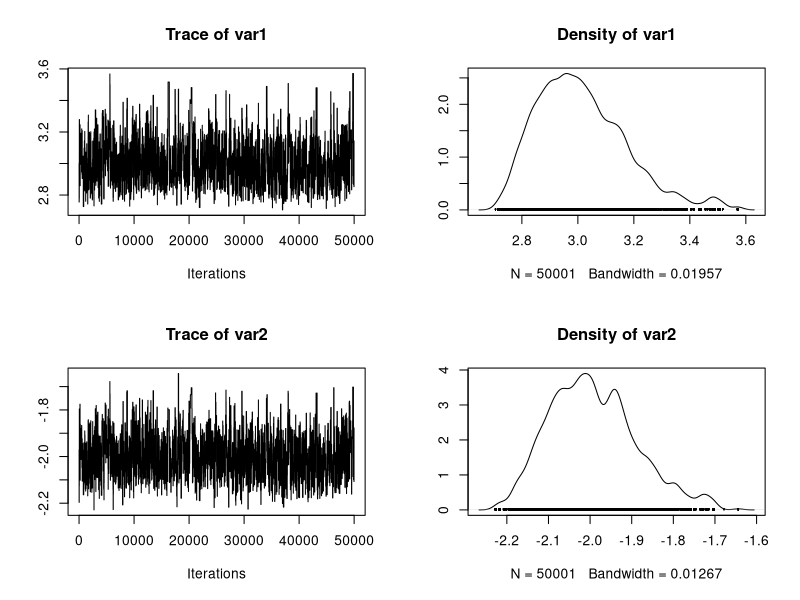
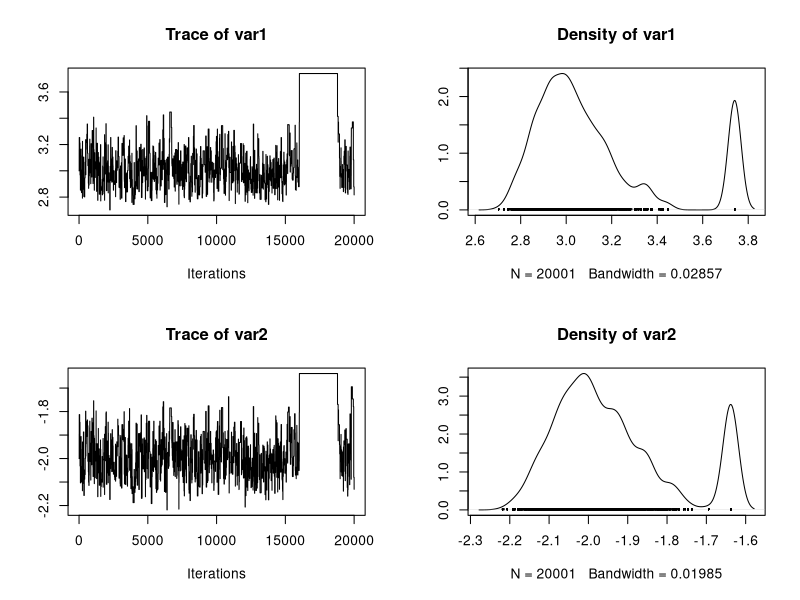

These figures' R source, in order:
## ---- chunk 1
stochasticModel <- function(par){
  if (par[2] + par[1] <= 0) return(rep(-9999,20))
  else return(rnorm(20, mean = (2.7*par[1] * par[2]), sd = par[2] + par[1] ))
}
## ---- chunk 2
data <- stochasticModel(c(3,-2))
## ---- chunk 3
meandata <- mean(data)
standarddeviationdata <- sd(data)
## ---- chunk 4
library(coda)
run_MCMC_ABC <- function(startvalue, iterations){
 
    chain = array(dim = c(iterations+1,2))
    chain[1,] = startvalue
 
    for (i in 1:iterations){
         
        # proposalfunction
        proposal = rnorm(2,mean = chain[i,], sd= c(0.2,0.2))
        
        simulation <- stochasticModel(proposal)
 
        # comparison with the observed summary statistics
        diffmean <- abs(mean(simulation) - meandata)
        diffsd <- abs(sd(simulation) - standarddeviationdata)
          
        if((diffmean < 0.3) & (diffsd < 0.3)){
            chain[i+1,] = proposal
        }else{
            chain[i+1,] = chain[i,]
        }
    }
    return(mcmc(chain))
}
 
posterior <- run_MCMC_ABC(c(3,-2),50000)
plot(posterior)
## ---- chunk 5

run_MCMC_Synthetic <- function(startvalue, iterations){
 
    chain = array(dim = c(iterations+1,2))
    chain[1,] = startvalue
 
    for (i in 1:iterations){
         
        # proposalfunction
        proposal = rnorm(2,mean = chain[i,], sd= c(0.2,0.2))
        
        # simulate several model runs
        simualatedData <- matrix(NA, nrow = 100, ncol = 2)
        for (i in 1:100){
          simulation <- stochasticModel(c(3,-2))
          simualatedData[i,] <- c(mean(simulation) , sd(simulation))          
        }
        syntheticLikelihood1 <- fitdistr(simualatedData[1,], "normal")
        syntheticLikelihood2 <- fitdistr(simualatedData[2,], "normal")
        
        prob1 <- dnorm(meandata-syntheticLikelihood1$estimate[1], sd = syntheticLikelihood1$estimate[2], log = T)

        prob2 <- dnorm(standarddeviationdata-syntheticLikelihood2$estimate[1], sd = syntheticLikelihood2$estimate[2], log = T)
        
        if(prob < runif(1)){
            chain[i+1,] = proposal
        }else{
            chain[i+1,] = chain[i,]
        }
    }
    return(mcmc(chain))
}
 
posterior <- run_MCMC_ABC(c(3,-2),20000)
plot(posterior)

